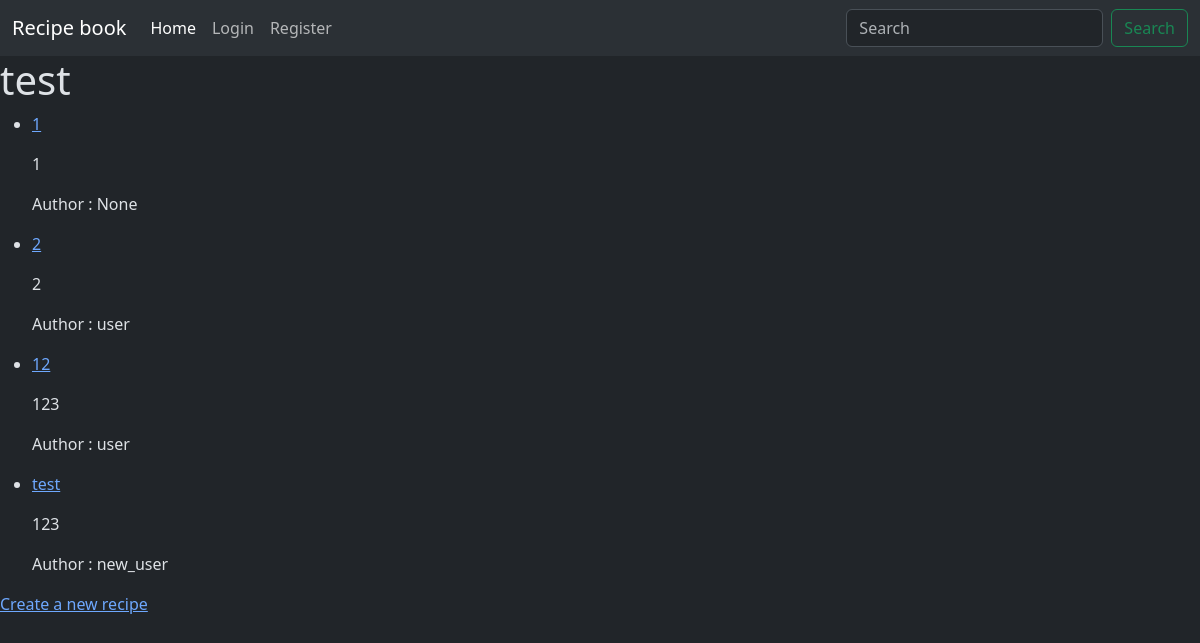
/recipe/, run on an earlier commit of the app's database.
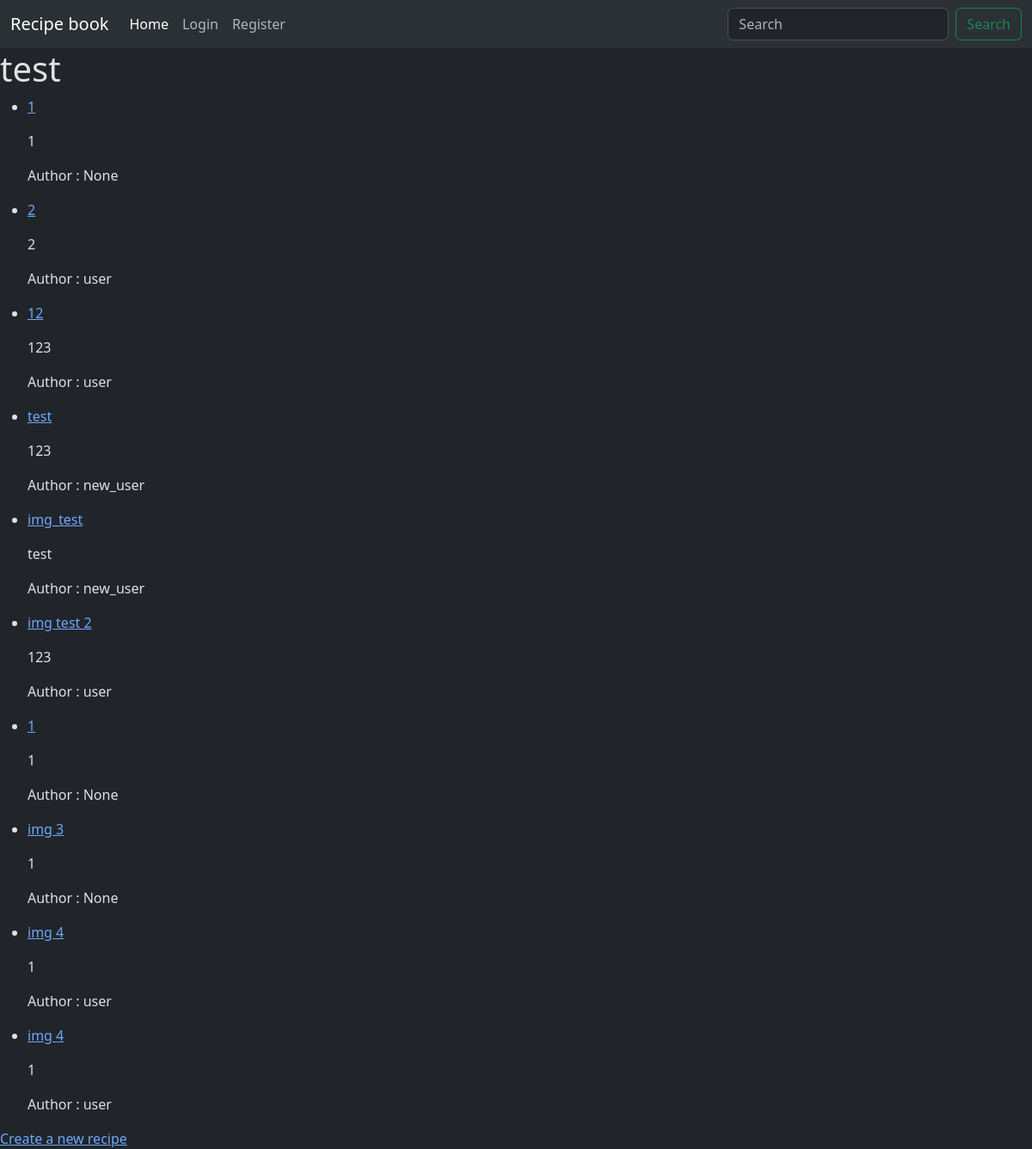
And on a later commit of the database.
### recipeapp/models.py (models this page shows)
class Recipe(models.Model):
    name = models.CharField(max_length=CF_LEN_MAX)
    desc = models.TextField(null=False, blank=True)
    alg = models.TextField(null=False, blank=True)
    time = models.IntegerField(null=False, default=1)
    img = models.ImageField(null=True, blank=True, upload_to=rec_path)
    auth = models.ForeignKey(User, on_delete=models.SET_NULL, null=True)

### recipeapp/views.py (the view)
# urls.py: path("", rec_index, name="index"),
def rec_index(request):
    context = {
        "recs" : Recipe.objects.all()
    }
    return render(request, "recipeapp/index.html", context)

### recipeapp/templates/recipeapp/index.html
{% extends "my_project/base.html" %}
{% block body %}
<h1> test </h1>
<div>
    <ul>
        {% for r in recs|slice:":10" %}
        <li>
             <p><a href="{% url 'recipeapp:recipe' _pk=r.pk %}">
                {{ r.name }}
             </a></p>
            <p>{{ r.desc }}</p>
            <p>Author : {{ r.auth }}</p>
        </li>
        {% endfor %}
    </ul>
</div>
<div>
    <a href="{% url 'recipeapp:create' %}">
        Create a new recipe
    </a>
</div>
{% endblock %}

### my_project/templates/my_project/base.html (shortened to what this page needs)
<!DOCTYPE html>
<html lang="en" data-bs-theme="dark">
<head>
    <link href="https://cdn.jsdelivr.net/npm/bootstrap@5.3.6/dist/css/bootstrap.min.css" rel="stylesheet">
</head>
<body>
    <nav class="navbar navbar-expand-lg bg-body-tertiary">
  <div class="container-fluid">
    <a class="navbar-brand" href="/">Recipe book</a>
    <div class="collapse navbar-collapse" id="navbarSupportedContent">
      <ul class="navbar-nav me-auto mb-2 mb-lg-0">
        <li class="nav-item">
          <a class="nav-link active" aria-current="page" href="/">Home</a>
          {% if request.user.is_authenticated %}
          <li class="nav-item">
              <a class="nav-link" href="{% url 'userapp:profile' %}">My profile</a>
          </li>
        <li class="nav-item">
            <a class="nav-link" href="{% url 'userapp:logout' %}">Logout</a>
        </li>
        {% else %}
        <li class="nav-item">
            <a class="nav-link" href="{% url 'userapp:login' %}">Login</a>
        </li>
        <li class="nav-item">
            <a class="nav-link" href="{% url 'userapp:register' %}">Register</a>
        </li>
        </li>
        {% endif %}
        </ul>
      <form class="d-flex" role="search">
        <input class="form-control me-2" type="search" placeholder="Search" aria-label="Search"/>
        <button class="btn btn-outline-success" type="submit">Search</button>
      </form>
    </div>
  </div>
    </nav>
    {% block body %}
    {% endblock %}
</body>
</html>

What changed in the data, as far as the page shows it:
added Recipe: name "img_test", desc "test", auth "new_user"
added Recipe: name "img test 2", desc "123", auth "user"
added Recipe: name "1", desc "1", auth "None"
added Recipe: name "img 3", desc "1", auth "None"
added Recipe: name "img 4", desc "1", auth "user"
added Recipe: name "img 4", desc "1", auth "user"
